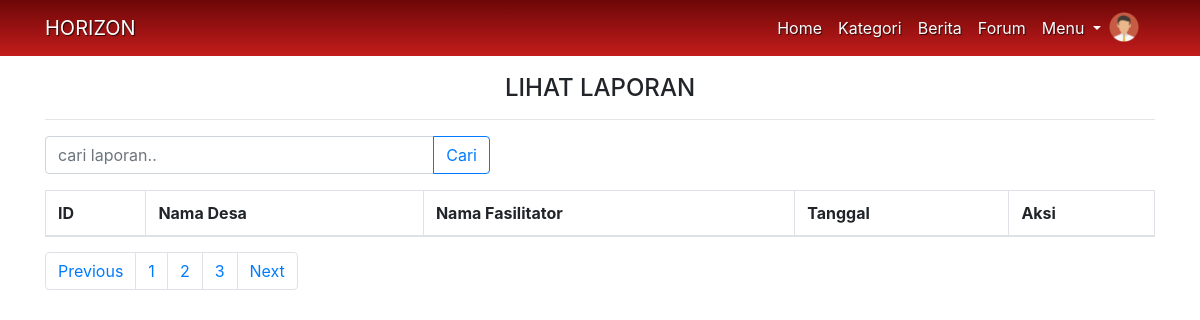
Before: /index.php/controller/lihatlaporan with the older database file.
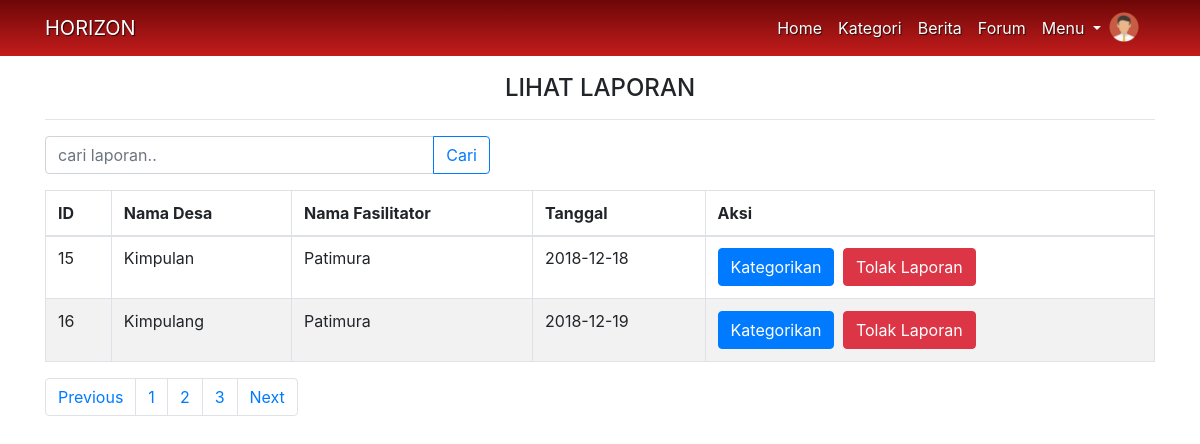
After: the same page with the newer database file.
### tables this page shows
CREATE TABLE `m_laporan` (
  `id_laporan` int(11) NOT NULL,
  `tanggal_laporan` date NOT NULL,
  `nama_fasilitator` varchar(100) NOT NULL,
  `nama_desa` varchar(100) NOT NULL,
  `jumlah_ya` int(100) NOT NULL,
  `jumlah_tidak` int(100) NOT NULL,
  `ya1` int(11) DEFAULT NULL,
  `ya2` int(11) NOT NULL,
  `ya3` int(11) NOT NULL,
  `ya4` int(11) NOT NULL,
  `ya5` int(11) NOT NULL,
  `ya6` int(11) NOT NULL,
  `ya7` int(11) NOT NULL,
  `tidak1` int(11) NOT NULL,
  `tidak2` int(11) NOT NULL,
  `tidak3` int(11) NOT NULL,
  `tidak4` int(11) NOT NULL,
  `tidak5` int(11) NOT NULL,
  `tidak6` int(11) NOT NULL,
  `tidak7` int(11) NOT NULL,
  `jenis_destana` varchar(100) NOT NULL
);

### application/controllers/controller.php (called while the page is built, shortened)
<?php
class controller extends CI_Controller {
	function __construct() {
		$this->load->library(array('form_validation'));
		$this->load->helper(array('form', 'url'));
		$this->load->model('M_model');
	}
	public function lihatlaporan() {
		$laporan = $this->M_model->GetLaporan();
		$this->load->view('lihatlaporan',array('laporan' => $laporan));
	}
}

### index.php (called while the page is built, shortened)
<?php
require_once BASEPATH.'core/CodeIgniter.php';

### application/models/M_model.php (called while the page is built, shortened)
<?php
class M_model extends CI_Model{
    public function GetLaporan(){
        $laporan = $this->db->query('SELECT * FROM m_laporan WHERE jenis_destana="Belum Dikategorikan"');
        return $laporan->result_array();
    }
  }
  ?>

### application/views/lihatlaporan.php (the view, shortened to what this page needs)
<?php require 'b_header.php'; ?>
    <div class="container mt-4 text-center" style="padding-top:50px">
      <h4>LIHAT LAPORAN</h4><hr/>
      <div class="row mt-1">
      <div class="col-lg-5">
          <form action="" method="post">
            <div class="input-group">
              <input type="text" class="form-control" placeholder="cari laporan.." name="keyword" autocomplete="off">
              <div class="input-group-append">
                <button class="btn btn-outline-primary" type="submit" id="tombolCari">Cari</button>
              </div>
            </div>
          </form>
        </div>
      </div>
      <div class="table-responsive">
        <table id="user_data" class="table table-bordered table-striped">
          <thead>
              <tr>
                <th>ID</th>
                <th>Nama Desa</th>
                <th>Nama Fasilitator</th>
                <th>Tanggal</th>
                <th>Aksi</th>
              </tr>
          </thead>
              <tr>
              <?php foreach ($laporan as $l) { ?>
              <tr>
                <td><?= $l['id_laporan'];?></td>
                <td><?= $l['nama_desa']; ?></td>
                <td><?= $l['nama_fasilitator']; ?></td>
                <td><?= $l['tanggal_laporan']; ?></td>
                <td>
                <a type="button" class="btn btn-primary" href="<?= base_url()."controller/kategorikan/".$l['id_laporan'];?>">Kategorikan</a>
                <a class="btn btn-danger ml-1" href="<?= base_url()."controller/hapus/".$l['id_laporan'];?>" onclick="return confirm('Anda Yakin Ingin Menolak Laporan Ini?')">Tolak Laporan</a>
                </td>
              </tr>
              </tr>
              <?php } ?>
            </table>
          </div>
          <nav aria-label="Page navigation example">
            <ul class="pagination col-auto">
              <li class="page-item"><a class="page-link" href="#">Previous</a></li>
              <li class="page-item"><a class="page-link" href="#">1</a></li>
              <li class="page-item"><a class="page-link" href="#">2</a></li>
              <li class="page-item"><a class="page-link" href="#">3</a></li>
              <li class="page-item"><a class="page-link" href="#">Next</a></li>
            </ul>
          </nav>
    </div>
<?php require 'footer.php'; ?>

Changed rows visible on the page:
now on this page (row edited): m_laporan: id_laporan "15", nama_desa "Kimpulan", nama_fasilitator "Patimura", tanggal_laporan "2018-12-18"
added m_laporan: id_laporan "16", nama_desa "Kimpulang", nama_fasilitator "Patimura", tanggal_laporan "2018-12-19"
